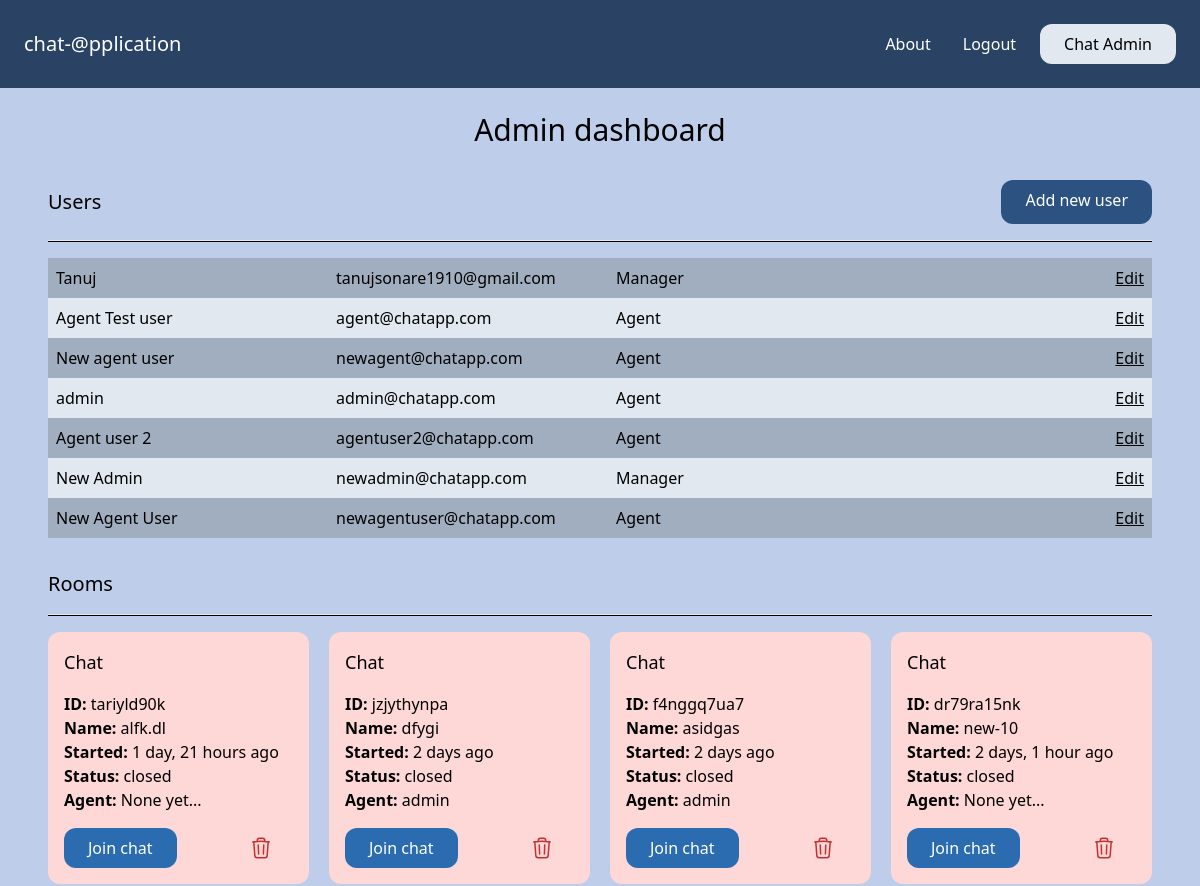
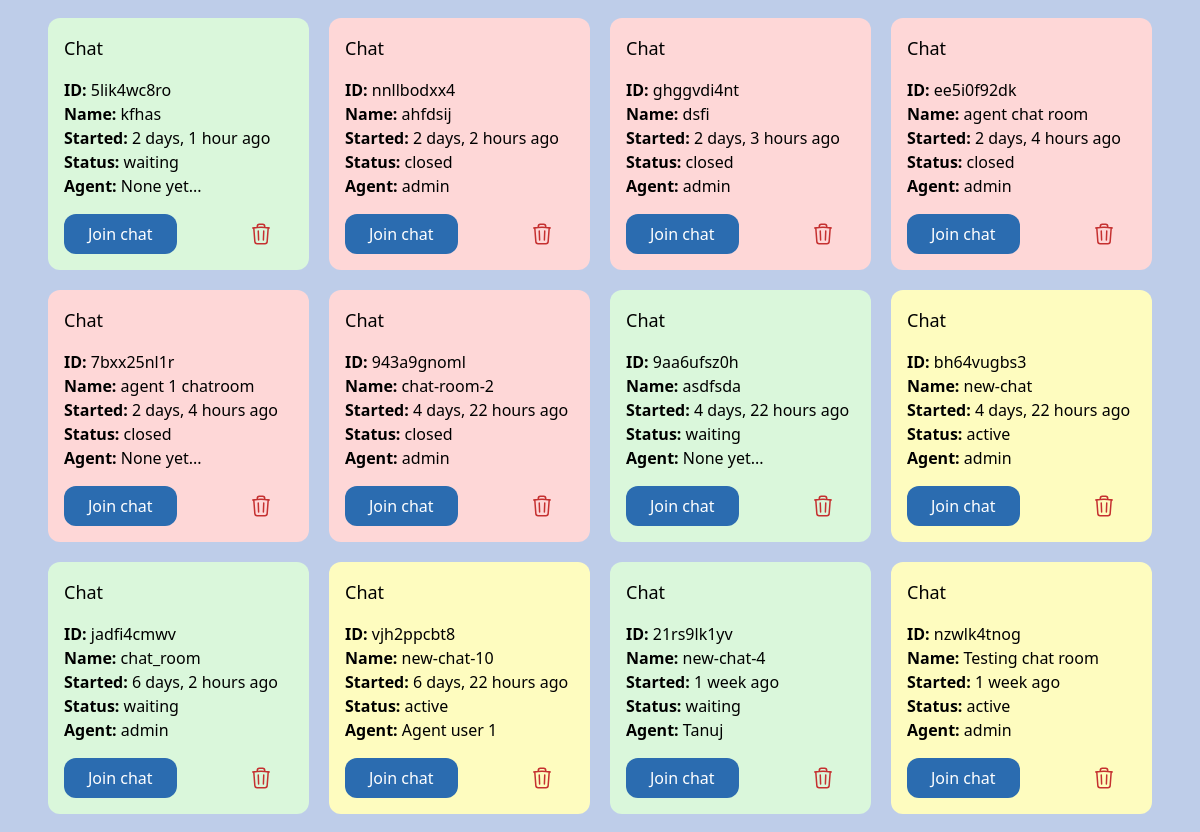
Page /admin-dashboard (signed in, upper part) on the earlier database version (2 pictures, top to bottom).
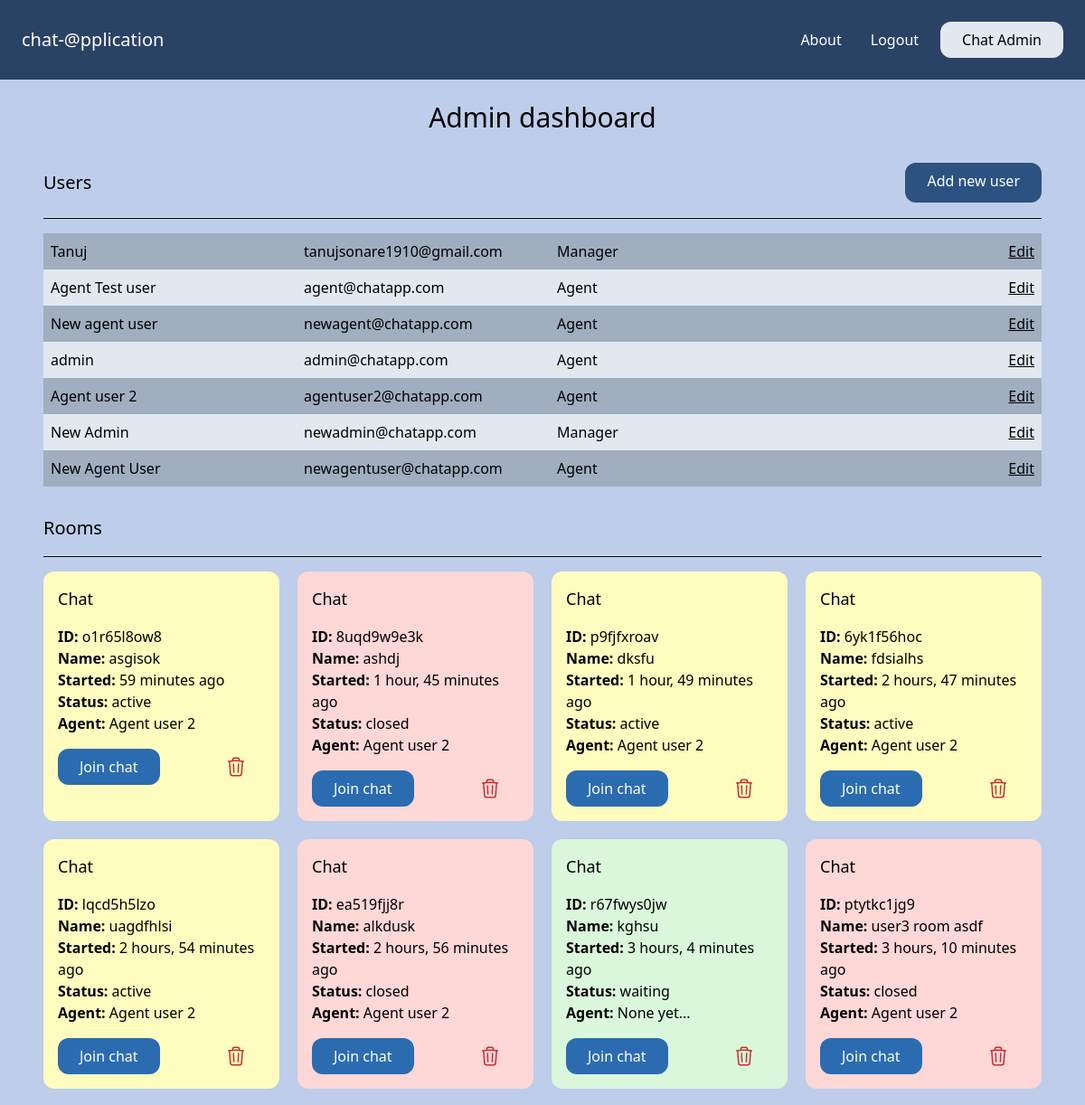
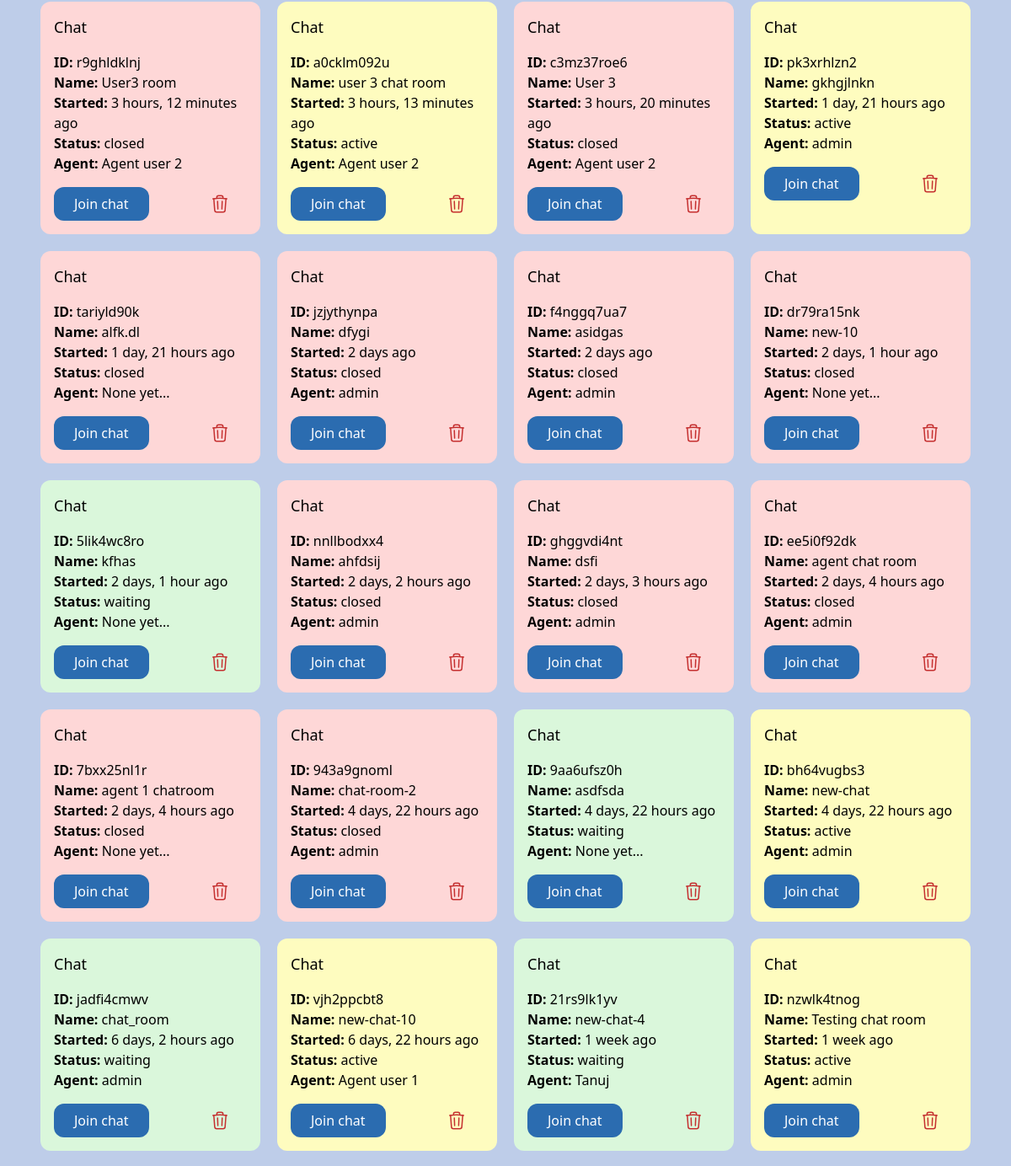
Same page on the later database version (2 pictures, top to bottom).
### account/models.py (models this page shows)
class User(AbstractBaseUser, PermissionsMixin):
    AGENT = 'agent'
    MANAGER = 'manager'
    CUSTOMER = 'customer'
    ROLES_CHOICES = (
        (AGENT, 'Agent'),
        (MANAGER, 'Manager'),
        (CUSTOMER, 'Customer')
    )
    id = models.UUIDField(primary_key=True, default=uuid.uuid4, editable=False)
    email = models.EmailField(unique=True)
    name = models.CharField(max_length=255, blank=True, default='')
    role = models.CharField(max_length=20, choices=ROLES_CHOICES, default=AGENT)
    is_active = models.BooleanField(default=True)
    is_superuser = models.BooleanField(default=False)
    is_staff = models.BooleanField(default=False)
    date_joined = models.DateTimeField(default=timezone.now)
    last_login = models.DateTimeField(blank=True, null=True)
    objects = CustomUserManager()
    USERNAME_FIELD = 'email'
    EMAIL_FIELD = 'email'
    REQUIRED_FIELDS = ['name']

### chat/models.py (models this page shows, shortened)
class Room(models.Model):
    WAITING = "waiting"
    ACTIVE = "active"
    CLOSED = "closed"
    CHOICES_STATUS = (
        (WAITING, "waiting"),
        (ACTIVE, "active"),
        (CLOSED, "closed"),
    )
    uuid = models.CharField(max_length=255)
    client = models.CharField(max_length=255)
    agent = models.ForeignKey(User, null=True, blank=True, related_name="rooms", on_delete=models.CASCADE)
    messages = models.ManyToManyField(Message, blank=True)
    url = models.CharField(max_length=255, blank=True, null=True)
    status = models.CharField(max_length=20, choices=CHOICES_STATUS, default=WAITING)
    created_at = models.DateTimeField(auto_now_add=True)
    class Meta:
        ordering = ("-created_at",)

### chat/views.py (the view)
# urls.py: path("admin-dashboard", views.admin_dashboard, name="admin_dashboard"),
@login_required
def admin_dashboard(request):
    try:
        if request.user.groups.first().name == "Manager":
            rooms = Room.objects.all()
            staff_users = User.objects.filter(is_staff=True)
            return render(request, "chat/admin_dashboard.html",{
                "rooms": rooms,
                "staff_users": staff_users
            })
        elif request.user.groups.first().name == "agent":
            rooms = Room.objects.all()
            return render(request, "chat/admin_dashboard.html",{
                "rooms": rooms
            })
    except:
        raise PermissionDenied

### chat/templates/chat/admin_dashboard.html
{% extends "core/base.html" %}
{% load static %}
{% block content %}
    <div >
        {% if request.user.groups.all.first.name == "Manager" %}
            <h1 class="text-3xl text-center">Admin dashboard</h1>
            <div class="mt-8">
                <div class="flex justify-between">
                    <h2 class="text-xl py-2">Users</h2>
                    <a href="{% url 'chat:add_new_admin_user' %}" class="inline-block py-2 px-6 bg-blue-800 text-white rounded-xl">Add new user</a>
                </div>
                <hr class="my-4">
                <div class="mt-4">
                    {% for user in staff_users %}
                    <div class="grid grid-cols-4 gap-4 py-2 {% cycle 'bg-gray-500' 'bg-gray-300' %}">
                        <a href="{% url 'chat:user_details' user.pk %}" class="px-2 hover:underline hover:text-blue-700" role="button">{{user.name}}</a>
                        <p class="px-2">{{user.email}}</p>
                        <p class="px-2">{{user.get_role_display}}</p>
                        <p class="px-2 text-right">
                            <a href="{% url 'chat:edit_staff_user_profile' user.pk %}" class="underline" role="button" >Edit</a>
                        </p>
                    </div>
                    {% endfor %}
                </div>
            </div>
        {% else %}
            <h1 class="text-3xl text-center">Agent dashboard</h1>
        {% endif %}
        {% include 'chat/rooms_list.html' %}
    </div>
{% endblock content %}

### chat/templates/chat/rooms_list.html (shortened to what this page needs)
<div class="mt-8">
    <h1 class="text-xl mt-5">Rooms</h1>
    <hr class="my-4">
    {% if rooms %}
    <div class="grid grid-cols-4 gap-5">
        {% for room in rooms %}
        <div class="p-4 rounded-xl {% if room.status == 'waiting' %}card-waiting{% elif room.status == 'active' %}bg-yellow-200{% else %}bg-red-200{% endif %}">
            <h3 class="mb-4 text-lg">Chat</h3>
            <p>
                <b>ID: </b>{{room.uuid}} <br>
                <b>Name: </b>{{room.client}} <br>
                <b>Started: </b>{{room.created_at|timesince}} ago<br>
                <b>Status: </b>{{room.status}} <br>
                <b>Agent: </b>{% firstof room.agent.name 'None yet...' %} <br>
            </p>
            <div class="flex justify-between mt-4">
                <a href="{% url 'chat:room_details' room.uuid %}" class="inline-block py-2 px-6 bg-blue-700 text-white rounded-xl">Join chat</a>
                {% if room.agent == request.user or request.user.groups.all.first.name == "Manager" %}
                <a href="{% url 'chat:delete_room' room.id %}" ></a>
                {% endif %}
            </div>
        </div>
        {% endfor %}
    </div>
    {% else %}
        <div class="mt-8">
            <p class="text-center text-3xl mt-9">This agent didn't join any chat room yet</p>
        </div>
    {% endif %}
</div>

Differences in the rows shown:
added Room: uuid "o1r65l8ow8", client "asgisok", created_at "59 minutes", status "active", agent.name "Agent user 2"
added Room: uuid "8uqd9w9e3k", client "ashdj", created_at "1 hour, 45 minutes", status "closed", agent.name "Agent user 2"
added Room: uuid "p9fjfxroav", client "dksfu", created_at "1 hour, 49 minutes", status "active", agent.name "Agent user 2"
added Room: uuid "6yk1f56hoc", client "fdsialhs", created_at "2 hours, 47 minutes", status "active", agent.name "Agent user 2"
added Room: uuid "lqcd5h5lzo", client "uagdfhlsi", created_at "2 hours, 54 minutes", status "active", agent.name "Agent user 2"
added Room: uuid "ea519fjj8r", client "alkdusk", created_at "2 hours, 56 minutes", status "closed", agent.name "Agent user 2"
added Room: uuid "r67fwys0jw", client "kghsu", created_at "3 hours, 4 minutes", status "waiting", agent "None yet..."
added Room: uuid "ptytkc1jg9", client "user3 room asdf", created_at "3 hours, 10 minutes", status "closed", agent.name "Agent user 2"
added Room: uuid "r9ghldklnj", client "User3 room", created_at "3 hours, 12 minutes", status "closed", agent.name "Agent user 2"
added Room: uuid "a0cklm092u", client "user 3 chat room", created_at "3 hours, 13 minutes", status "active", agent.name "Agent user 2"
added Room: uuid "c3mz37roe6", client "User 3", created_at "3 hours, 20 minutes", status "closed", agent.name "Agent user 2"
added Room: uuid "pk3xrhlzn2", client "gkhgjlnkn", created_at "1 day, 21 hours", status "active", agent.name "admin"
